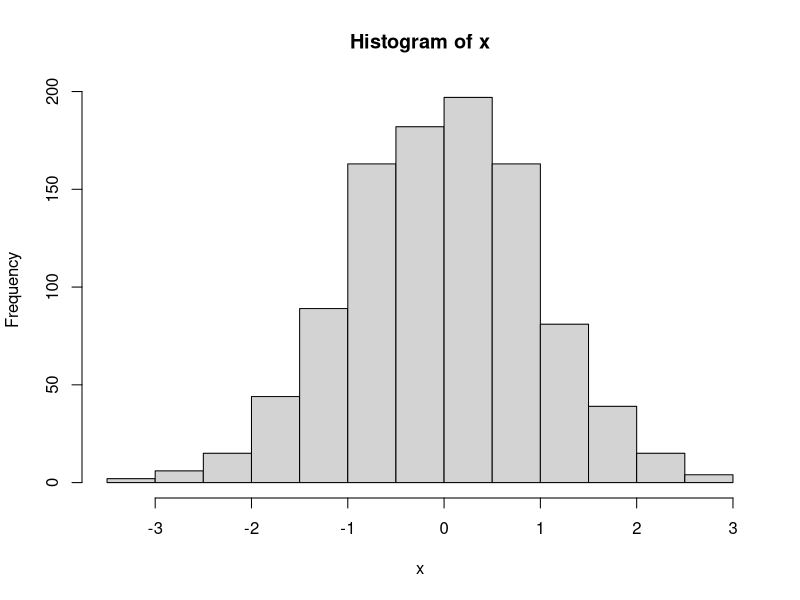
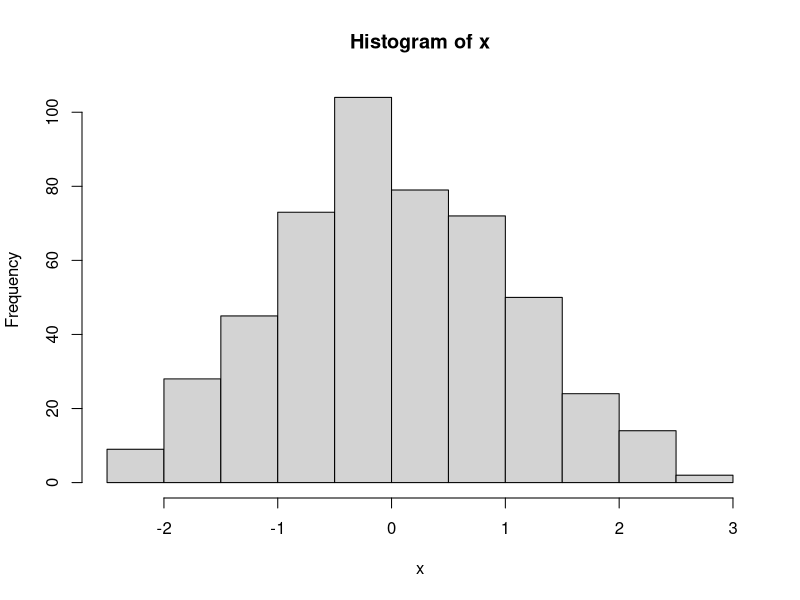
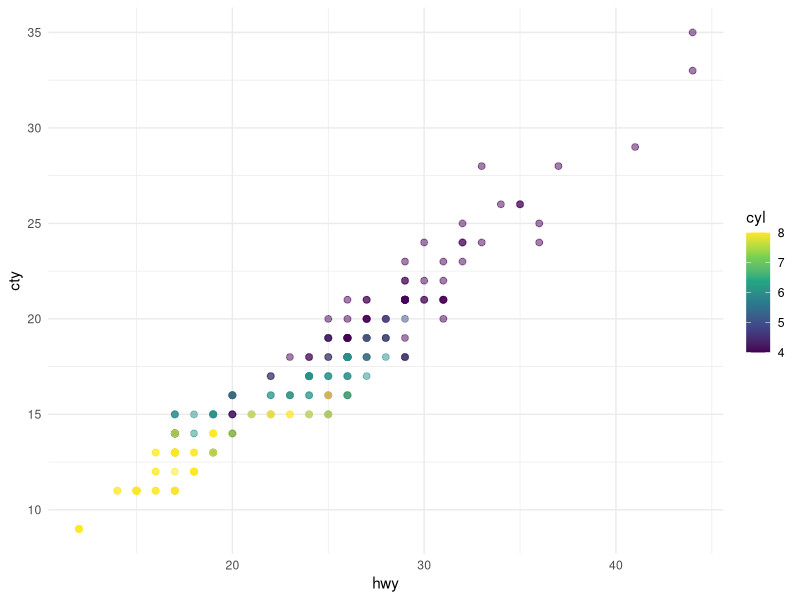

These figures' R source, in order:
## ---- chunk 1
x = rnorm(1000)
hist(x)
## ---- chunk 2
x = rnorm(500)
hist(x)
## ---- chunk 3
#| label: fig-example-cars
#| fig-cap: "Gráfico de correlación lineal positiva entre el kilometraje en ciudad y en carretera de diferentes modelos de coches."
#| echo: true
library(ggplot2)


ggplot(mpg, aes(x = hwy, y = cty, color = cyl)) +
  geom_point(alpha = 0.5, size = 2) +
  scale_color_viridis_c() +
  theme_minimal()
